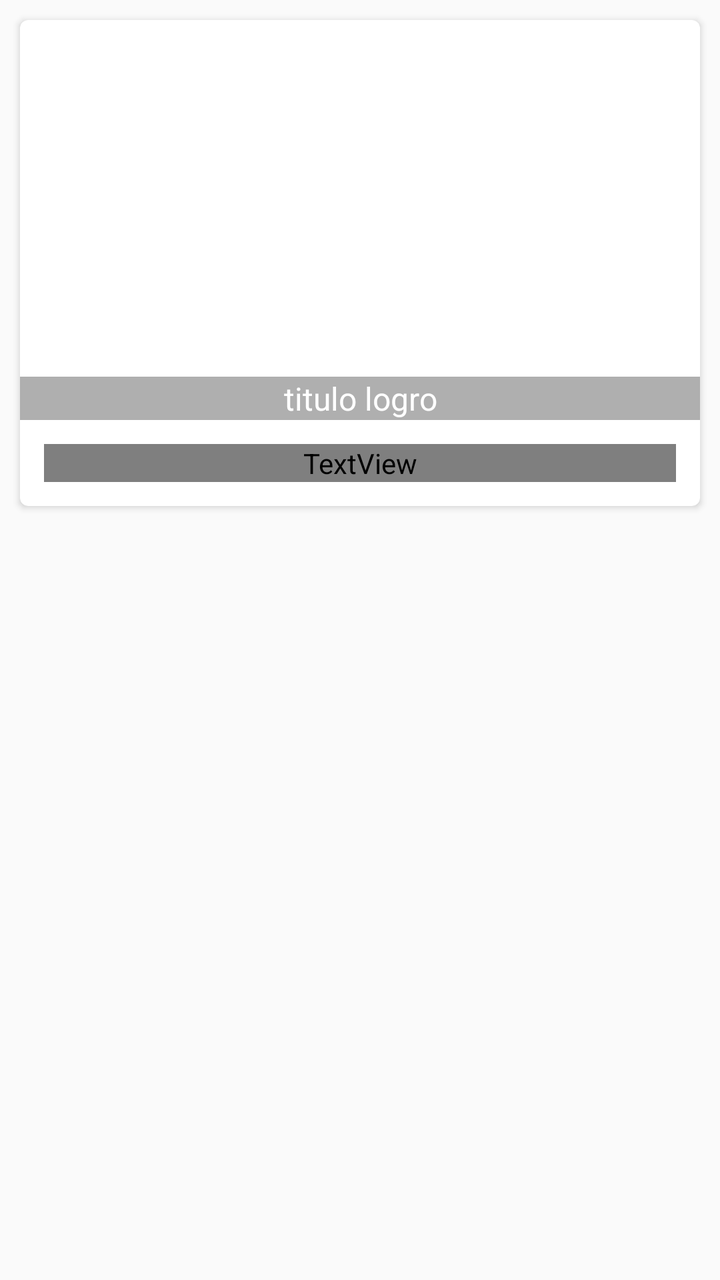
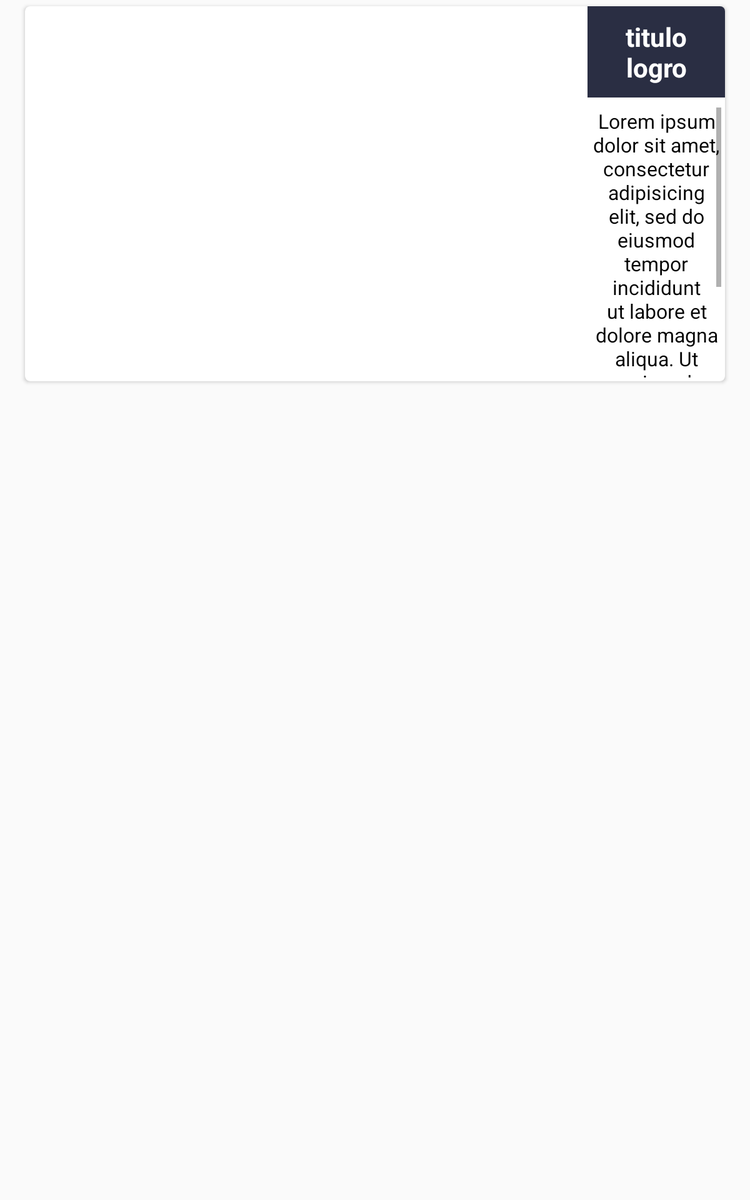

First picture: res/layout/ on a phone held upright. Second picture: the repository's own variant of that layout, on a device whose configuration matches the variant's folder. Source for both follows.
<!-- AndroidManifest.xml: application theme AppTheme -->
<!-- res/layout/fragment_five_item.xml -->
<?xml version="1.0" encoding="utf-8"?>
<LinearLayout xmlns:android="http://schemas.android.com/apk/res/android"
    xmlns:app="http://schemas.android.com/apk/res-auto"
    android:layout_width="match_parent"
    android:layout_height="wrap_content"
    android:orientation="vertical">

    <android.support.v7.widget.CardView
        android:id="@+id/card_view"
        android:layout_width="match_parent"
        android:layout_height="wrap_content"
        android:layout_gravity="center"
        android:layout_margin="10dp"
        app:cardCornerRadius="4dp">

        <RelativeLayout

            android:layout_width="match_parent"
            android:layout_height="wrap_content">

            <ImageView
                android:id="@+id/card_image_logros"
                android:layout_width="match_parent"
                android:layout_height="@dimen/card_image_height"
                android:scaleType="centerCrop" />

            <TextView
                android:id="@+id/card_title_logros"
                android:layout_width="match_parent"
                android:layout_height="wrap_content"
                android:layout_alignBottom="@+id/card_image_logros"
                android:layout_alignParentLeft="true"
                android:layout_alignParentStart="true"
                android:background="#50000000"
                android:gravity="center"
                android:text="titulo logro"
                android:textColor="@color/white"
                android:textSize="@dimen/article_subheading" />

            <TextView
                android:id="@+id/card_text_descripcion_logros"
                android:layout_width="match_parent"
                android:layout_height="wrap_content"
                android:layout_below="@+id/card_title_logros"
                android:layout_gravity="center_vertical|right"
                android:layout_margin="12dp"
                android:ellipsize="end"
                android:text="Descripcion logro"
                android:textColor="@color/dark_grey"
                android:textSize="14sp" />

        </RelativeLayout>
    </android.support.v7.widget.CardView>
</LinearLayout>
<!-- resources referenced by this layout -->
<resources>
  <dimen name="article_subheading">16sp</dimen>
  <dimen name="card_image_height">200dp</dimen>
  <style name="AppTheme" parent="Theme.AppCompat.Light.DarkActionBar">
          
          <item name="colorPrimary">#4c5467</item>
          <item name="colorPrimaryDark">#FF116073</item>
          <item name="colorAccent">#06b9bc</item>
          <item name="windowNoTitle">true</item>
          <item name="windowActionBar">false</item>
  
  
      </style>
</resources>
<!-- res/layout-sw600dp/fragment_five_item.xml (the author's variant of the layout above) -->
<!-- drawn on a 7-inch tablet held upright -->
<?xml version="1.0" encoding="utf-8"?>
<LinearLayout xmlns:android="http://schemas.android.com/apk/res/android"
              xmlns:app="http://schemas.android.com/apk/res-auto"
              android:layout_width="match_parent"
              android:layout_height="wrap_content"
              android:orientation="horizontal">

<android.support.v7.widget.CardView
    xmlns:android="http://schemas.android.com/apk/res/android"
    xmlns:app="http://schemas.android.com/apk/res-auto"
    android:id="@+id/card_view"
    android:layout_width="match_parent"
    android:layout_height="300dp"
    android:layout_marginBottom="5dp"
    android:layout_marginLeft="20dp"
    android:layout_marginRight="20dp"
    android:layout_marginTop="5dp"
    android:orientation="vertical"
    app:cardCornerRadius="4dp">

    <RelativeLayout

        android:layout_width="match_parent"
        android:layout_height="wrap_content">

        <ImageView
            android:id="@+id/card_image_logros"
            android:layout_width="450dp"
            android:layout_height="match_parent"
            android:layout_alignParentLeft="true"
            android:layout_alignParentStart="true"
            android:layout_alignParentTop="true"
            android:contentDescription="LogroTec"
            android:scaleType="centerCrop"/>

        <TextView
            android:id="@+id/card_title_logros"
            android:layout_width="match_parent"
            android:layout_height="wrap_content"
            android:layout_alignParentTop="true"
            android:layout_toEndOf="@+id/card_image_logros"
            android:layout_toRightOf="@+id/card_image_logros"
            android:background="#2a2e43"
            android:gravity="center"
            android:padding="10dp"
            android:paddingBottom="10dp"
            android:paddingTop="10dp"
            android:text="titulo logro"
            android:textColor="#ffffffff"
            android:textSize="21sp"
            android:textStyle="bold"/>

        <TextView
            android:id="@+id/card_text_descripcion_logros"
            android:layout_width="wrap_content"
            android:layout_height="wrap_content"
            android:layout_below="@+id/card_title_logros"
            android:layout_margin="3dp"
            android:layout_toEndOf="@+id/card_image_logros"
            android:layout_toRightOf="@+id/card_image_logros"
            android:ellipsize="end"
            android:gravity="top|center"
            android:paddingTop="5dp"
            android:scrollbars="vertical"
            android:text="@string/descripcion_instalaciones"
            android:textColor="#000000"
            android:textSize="16sp"/>

    </RelativeLayout>
</android.support.v7.widget.CardView>
</LinearLayout>
<!-- resources referenced by the variant -->
<!-- as a 7-inch tablet held upright resolves them -->
<resources>
  <string name="descripcion_instalaciones">Lorem ipsum dolor sit amet, consectetur adipisicing elit, sed do eiusmod tempor incididunt ut labore et dolore magna aliqua. Ut enim ad minim veniam, quis nostrud exercitation ullamco laboris</string>
  <style name="AppTheme" parent="Theme.AppCompat.Light.DarkActionBar">
          
          <item name="colorPrimary">#4c5467</item>
          <item name="colorPrimaryDark">#FF116073</item>
          <item name="colorAccent">#06b9bc</item>
          <item name="windowNoTitle">true</item>
          <item name="windowActionBar">false</item>
  
  
      </style>
</resources>
